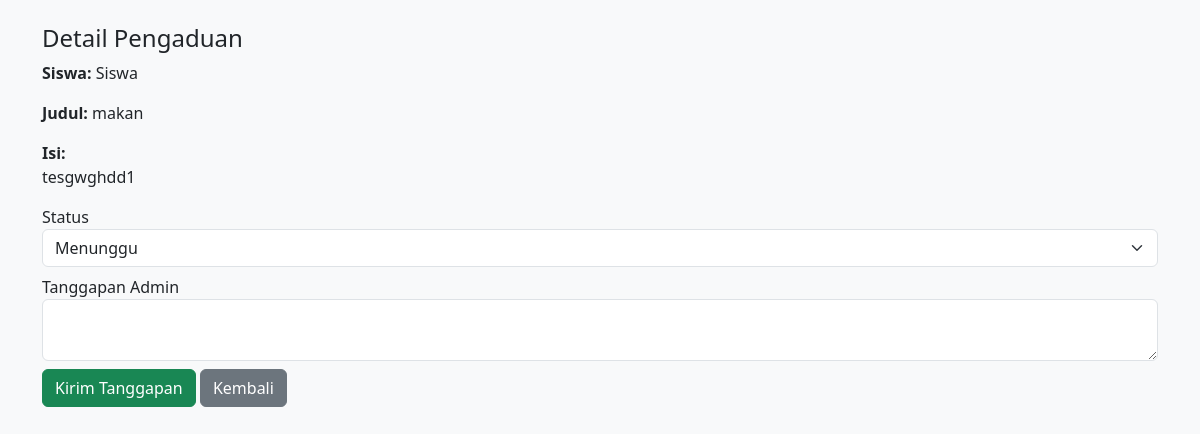
/detail_admin.php?id=3 (signed in), run on the app's committed database.
### tables this page shows
CREATE TABLE `pengaduan` (
  `id` int(11) NOT NULL,
  `id_user` int(11) NOT NULL,
  `id_kategori` int(11) DEFAULT NULL,
  `judul` varchar(150) DEFAULT NULL,
  `isi` text DEFAULT NULL,
  `status` enum('menunggu','diproses','selesai') DEFAULT 'menunggu',
  `created_at` timestamp NOT NULL DEFAULT current_timestamp()
);

CREATE TABLE `users` (
  `id` int(11) NOT NULL,
  `nama` varchar(100) NOT NULL,
  `email` varchar(100) NOT NULL,
  `password` varchar(255) NOT NULL,
  `role` enum('siswa','admin') NOT NULL,
  `created_at` timestamp NOT NULL DEFAULT current_timestamp()
);

### detail_admin.php (the view, shortened to what this page needs)
<?php
include 'koneksi.php';
$id = $_GET['id'];
$data = mysqli_query($conn, "
    SELECT p.*, u.nama
    FROM pengaduan p
    JOIN users u ON p.id_user=u.id
    WHERE p.id='$id'
");
$p = mysqli_fetch_assoc($data);
?>
<!DOCTYPE html>
<html>
<head>
<link href="https://cdn.jsdelivr.net/npm/bootstrap@5.3.2/dist/css/bootstrap.min.css" rel="stylesheet">
</head>
<body class="bg-light">
<div class="container mt-4">
<h4>Detail Pengaduan</h4>
<p><b>Siswa:</b> <?= $p['nama'] ?></p>
<p><b>Judul:</b> <?= $p['judul'] ?></p>
<p><b>Isi:</b><br><?= nl2br($p['isi']) ?></p>
<form method="post">
    <div class="mb-2">
        <label>Status</label>
        <select name="status" class="form-select">
            <option value="menunggu">Menunggu</option>
        </select>
    </div>
    <div class="mb-2">
        <label>Tanggapan Admin</label>
        <textarea name="tanggapan" class="form-control" required></textarea>
    </div>
    <button name="kirim" class="btn btn-success">Kirim Tanggapan</button>
    <a href="dashboard_admin.php" class="btn btn-secondary">Kembali</a>
</form>
</div>
</body>
</html>

### data on the page
pengaduan: id_user.nama "Siswa", judul "makan", isi "tesgwghdd1"
